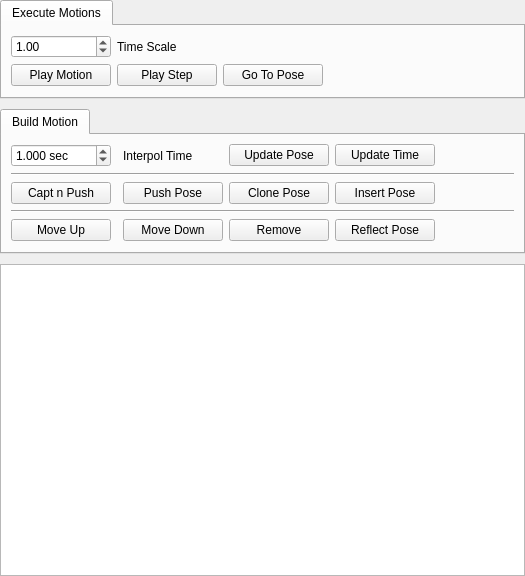
<?xml version="1.0" encoding="UTF-8"?>
<ui version="4.0">
 <class>MotionMaker</class>
 <widget class="QWidget" name="MotionMaker">
  <property name="geometry">
   <rect>
    <x>0</x>
    <y>0</y>
    <width>525</width>
    <height>576</height>
   </rect>
  </property>
  <property name="sizePolicy">
   <sizepolicy hsizetype="Expanding" vsizetype="Expanding">
    <horstretch>0</horstretch>
    <verstretch>0</verstretch>
   </sizepolicy>
  </property>
  <property name="windowTitle">
   <string>Form</string>
  </property>
  <layout class="QVBoxLayout" name="verticalLayout">
   <property name="spacing">
    <number>10</number>
   </property>
   <property name="margin">
    <number>0</number>
   </property>
   <item>
    <widget class="QTabWidget" name="tabExecuteMotions">
     <property name="enabled">
      <bool>true</bool>
     </property>
     <property name="sizePolicy">
      <sizepolicy hsizetype="Expanding" vsizetype="Minimum">
       <horstretch>0</horstretch>
       <verstretch>0</verstretch>
      </sizepolicy>
     </property>
     <widget class="QWidget" name="tab_8">
      <attribute name="title">
       <string>Execute Motions</string>
      </attribute>
      <layout class="QGridLayout" name="gridLayout_4">
       <item row="0" column="0">
        <widget class="QDoubleSpinBox" name="spinTimeScale">
         <property name="sizePolicy">
          <sizepolicy hsizetype="Fixed" vsizetype="Fixed">
           <horstretch>0</horstretch>
           <verstretch>0</verstretch>
          </sizepolicy>
         </property>
         <property name="minimumSize">
          <size>
           <width>100</width>
           <height>0</height>
          </size>
         </property>
         <property name="toolTip">
          <string>Speed Multiplier for the Play commands. </string>
         </property>
         <property name="minimum">
          <double>0.010000000000000</double>
         </property>
         <property name="maximum">
          <double>10.000000000000000</double>
         </property>
         <property name="singleStep">
          <double>0.100000000000000</double>
         </property>
         <property name="value">
          <double>1.000000000000000</double>
         </property>
        </widget>
       </item>
       <item row="0" column="1">
        <widget class="QLabel" name="label_23">
         <property name="text">
          <string>Time Scale</string>
         </property>
        </widget>
       </item>
       <item row="1" column="0">
        <widget class="QPushButton" name="btnPlay">
         <property name="sizePolicy">
          <sizepolicy hsizetype="Fixed" vsizetype="Fixed">
           <horstretch>0</horstretch>
           <verstretch>0</verstretch>
          </sizepolicy>
         </property>
         <property name="minimumSize">
          <size>
           <width>100</width>
           <height>0</height>
          </size>
         </property>
         <property name="toolTip">
          <string>Play whole set of poses starting from first</string>
         </property>
         <property name="text">
          <string>Play Motion</string>
         </property>
        </widget>
       </item>
       <item row="1" column="1">
        <widget class="QPushButton" name="btnPlayStep">
         <property name="sizePolicy">
          <sizepolicy hsizetype="Fixed" vsizetype="Fixed">
           <horstretch>0</horstretch>
           <verstretch>0</verstretch>
          </sizepolicy>
         </property>
         <property name="minimumSize">
          <size>
           <width>100</width>
           <height>0</height>
          </size>
         </property>
         <property name="toolTip">
          <string>Play only one step of motion starting by the one selected, respecting the time constraint. And step the selected pose one further.</string>
         </property>
         <property name="text">
          <string>Play Step</string>
         </property>
        </widget>
       </item>
       <item row="1" column="2">
        <widget class="QPushButton" name="btnGoToPose">
         <property name="sizePolicy">
          <sizepolicy hsizetype="Fixed" vsizetype="Fixed">
           <horstretch>0</horstretch>
           <verstretch>0</verstretch>
          </sizepolicy>
         </property>
         <property name="minimumSize">
          <size>
           <width>100</width>
           <height>0</height>
          </size>
         </property>
         <property name="toolTip">
          <string>Directly go to the selected pose. With no care about time and collision constraints. (BEWARE!)</string>
         </property>
         <property name="text">
          <string>Go To Pose</string>
         </property>
        </widget>
       </item>
       <item row="1" column="3">
        <spacer name="horizontalSpacer">
         <property name="orientation">
          <enum>Qt::Horizontal</enum>
         </property>
         <property name="sizeHint" stdset="0">
          <size>
           <width>40</width>
           <height>20</height>
          </size>
         </property>
        </spacer>
       </item>
      </layout>
     </widget>
    </widget>
   </item>
   <item>
    <widget class="QTabWidget" name="tabBuildMotion">
     <property name="enabled">
      <bool>true</bool>
     </property>
     <property name="sizePolicy">
      <sizepolicy hsizetype="MinimumExpanding" vsizetype="Minimum">
       <horstretch>0</horstretch>
       <verstretch>0</verstretch>
      </sizepolicy>
     </property>
     <property name="currentIndex">
      <number>0</number>
     </property>
     <widget class="QWidget" name="tab_3">
      <attribute name="title">
       <string>Build Motion</string>
      </attribute>
      <layout class="QGridLayout" name="gridLayout">
       <item row="0" column="0">
        <widget class="QDoubleSpinBox" name="spinTime">
         <property name="sizePolicy">
          <sizepolicy hsizetype="Fixed" vsizetype="Fixed">
           <horstretch>0</horstretch>
           <verstretch>0</verstretch>
          </sizepolicy>
         </property>
         <property name="minimumSize">
          <size>
           <width>100</width>
           <height>0</height>
          </size>
         </property>
         <property name="prefix">
          <string/>
         </property>
         <property name="suffix">
          <string> sec</string>
         </property>
         <property name="decimals">
          <number>3</number>
         </property>
         <property name="minimum">
          <double>0.010000000000000</double>
         </property>
         <property name="maximum">
          <double>100000.000000000000000</double>
         </property>
         <property name="singleStep">
          <double>0.100000000000000</double>
         </property>
         <property name="value">
          <double>1.000000000000000</double>
         </property>
        </widget>
       </item>
       <item row="0" column="2">
        <widget class="QLabel" name="label_25">
         <property name="text">
          <string>Interpol Time</string>
         </property>
        </widget>
       </item>
       <item row="4" column="0" colspan="6">
        <widget class="Line" name="line_14">
         <property name="orientation">
          <enum>Qt::Horizontal</enum>
         </property>
        </widget>
       </item>
       <item row="5" column="0">
        <widget class="QPushButton" name="btnMoveUp">
         <property name="sizePolicy">
          <sizepolicy hsizetype="Fixed" vsizetype="Fixed">
           <horstretch>0</horstretch>
           <verstretch>0</verstretch>
          </sizepolicy>
         </property>
         <property name="minimumSize">
          <size>
           <width>100</width>
           <height>0</height>
          </size>
         </property>
         <property name="text">
          <string>Move Up</string>
         </property>
        </widget>
       </item>
       <item row="5" column="2">
        <widget class="QPushButton" name="btnMoveDown">
         <property name="sizePolicy">
          <sizepolicy hsizetype="Fixed" vsizetype="Fixed">
           <horstretch>0</horstretch>
           <verstretch>0</verstretch>
          </sizepolicy>
         </property>
         <property name="minimumSize">
          <size>
           <width>100</width>
           <height>0</height>
          </size>
         </property>
         <property name="text">
          <string>Move Down</string>
         </property>
        </widget>
       </item>
       <item row="5" column="3">
        <widget class="QPushButton" name="btnRemove">
         <property name="sizePolicy">
          <sizepolicy hsizetype="Fixed" vsizetype="Fixed">
           <horstretch>0</horstretch>
           <verstretch>0</verstretch>
          </sizepolicy>
         </property>
         <property name="minimumSize">
          <size>
           <width>100</width>
           <height>0</height>
          </size>
         </property>
         <property name="text">
          <string>Remove</string>
         </property>
        </widget>
       </item>
       <item row="2" column="3">
        <widget class="QPushButton" name="btnClonePose">
         <property name="text">
          <string>Clone Pose</string>
         </property>
        </widget>
       </item>
       <item row="5" column="4">
        <widget class="QPushButton" name="btnReflectPose">
         <property name="sizePolicy">
          <sizepolicy hsizetype="Fixed" vsizetype="Fixed">
           <horstretch>0</horstretch>
           <verstretch>0</verstretch>
          </sizepolicy>
         </property>
         <property name="minimumSize">
          <size>
           <width>100</width>
           <height>0</height>
          </size>
         </property>
         <property name="toolTip">
          <string>Reflect a single pose from left to right side and vice versa</string>
         </property>
         <property name="text">
          <string>Reflect Pose</string>
         </property>
        </widget>
       </item>
       <item row="0" column="5">
        <spacer name="horizontalSpacer_3">
         <property name="orientation">
          <enum>Qt::Horizontal</enum>
         </property>
         <property name="sizeHint" stdset="0">
          <size>
           <width>40</width>
           <height>20</height>
          </size>
         </property>
        </spacer>
       </item>
       <item row="0" column="4">
        <widget class="QPushButton" name="btnUpdateTime">
         <property name="sizePolicy">
          <sizepolicy hsizetype="Fixed" vsizetype="Fixed">
           <horstretch>0</horstretch>
           <verstretch>0</verstretch>
          </sizepolicy>
         </property>
         <property name="minimumSize">
          <size>
           <width>100</width>
           <height>0</height>
          </size>
         </property>
         <property name="text">
          <string>Update Time</string>
         </property>
        </widget>
       </item>
       <item row="1" column="0" colspan="6">
        <widget class="Line" name="line">
         <property name="orientation">
          <enum>Qt::Horizontal</enum>
         </property>
        </widget>
       </item>
       <item row="0" column="3">
        <widget class="QPushButton" name="btnUpdatePose">
         <property name="sizePolicy">
          <sizepolicy hsizetype="Fixed" vsizetype="Fixed">
           <horstretch>0</horstretch>
           <verstretch>0</verstretch>
          </sizepolicy>
         </property>
         <property name="minimumSize">
          <size>
           <width>100</width>
           <height>0</height>
          </size>
         </property>
         <property name="text">
          <string>Update Pose</string>
         </property>
        </widget>
       </item>
       <item row="2" column="0">
        <widget class="QPushButton" name="btnCaptureAndPush">
         <property name="sizePolicy">
          <sizepolicy hsizetype="Fixed" vsizetype="Fixed">
           <horstretch>100</horstretch>
           <verstretch>0</verstretch>
          </sizepolicy>
         </property>
         <property name="minimumSize">
          <size>
           <width>100</width>
           <height>0</height>
          </size>
         </property>
         <property name="toolTip">
          <string>Capture the actual pose from Nao, store in in joints and record it as a pose ( pushed as last )</string>
         </property>
         <property name="text">
          <string>Capt n Push</string>
         </property>
        </widget>
       </item>
       <item row="2" column="4">
        <widget class="QPushButton" name="btnInsertPose">
         <property name="sizePolicy">
          <sizepolicy hsizetype="Fixed" vsizetype="Fixed">
           <horstretch>0</horstretch>
           <verstretch>0</verstretch>
          </sizepolicy>
         </property>
         <property name="minimumSize">
          <size>
           <width>100</width>
           <height>0</height>
          </size>
         </property>
         <property name="text">
          <string>Insert Pose</string>
         </property>
        </widget>
       </item>
       <item row="2" column="2">
        <widget class="QPushButton" name="btnPushPose">
         <property name="sizePolicy">
          <sizepolicy hsizetype="Fixed" vsizetype="Fixed">
           <horstretch>0</horstretch>
           <verstretch>0</verstretch>
          </sizepolicy>
         </property>
         <property name="minimumSize">
          <size>
           <width>100</width>
           <height>0</height>
          </size>
         </property>
         <property name="toolTip">
          <string>Push a pose made of the application joints values.</string>
         </property>
         <property name="text">
          <string>Push Pose</string>
         </property>
        </widget>
       </item>
      </layout>
     </widget>
    </widget>
   </item>
   <item>
    <widget class="QListWidget" name="listPoses">
     <property name="enabled">
      <bool>true</bool>
     </property>
     <property name="sizePolicy">
      <sizepolicy hsizetype="MinimumExpanding" vsizetype="Expanding">
       <horstretch>0</horstretch>
       <verstretch>0</verstretch>
      </sizepolicy>
     </property>
     <property name="maximumSize">
      <size>
       <width>16777215</width>
       <height>16777215</height>
      </size>
     </property>
     <property name="frameShape">
      <enum>QFrame::StyledPanel</enum>
     </property>
     <property name="midLineWidth">
      <number>1</number>
     </property>
     <property name="editTriggers">
      <set>QAbstractItemView::DoubleClicked|QAbstractItemView::EditKeyPressed</set>
     </property>
     <property name="dragEnabled">
      <bool>true</bool>
     </property>
     <property name="dragDropMode">
      <enum>QAbstractItemView::DragOnly</enum>
     </property>
     <property name="defaultDropAction">
      <enum>Qt::MoveAction</enum>
     </property>
     <property name="alternatingRowColors">
      <bool>true</bool>
     </property>
     <property name="selectionBehavior">
      <enum>QAbstractItemView::SelectRows</enum>
     </property>
     <property name="horizontalScrollMode">
      <enum>QAbstractItemView::ScrollPerPixel</enum>
     </property>
     <property name="movement">
      <enum>QListView::Snap</enum>
     </property>
     <property name="uniformItemSizes">
      <bool>true</bool>
     </property>
     <property name="selectionRectVisible">
      <bool>true</bool>
     </property>
    </widget>
   </item>
  </layout>
 </widget>
 <resources/>
 <connections/>
</ui>
